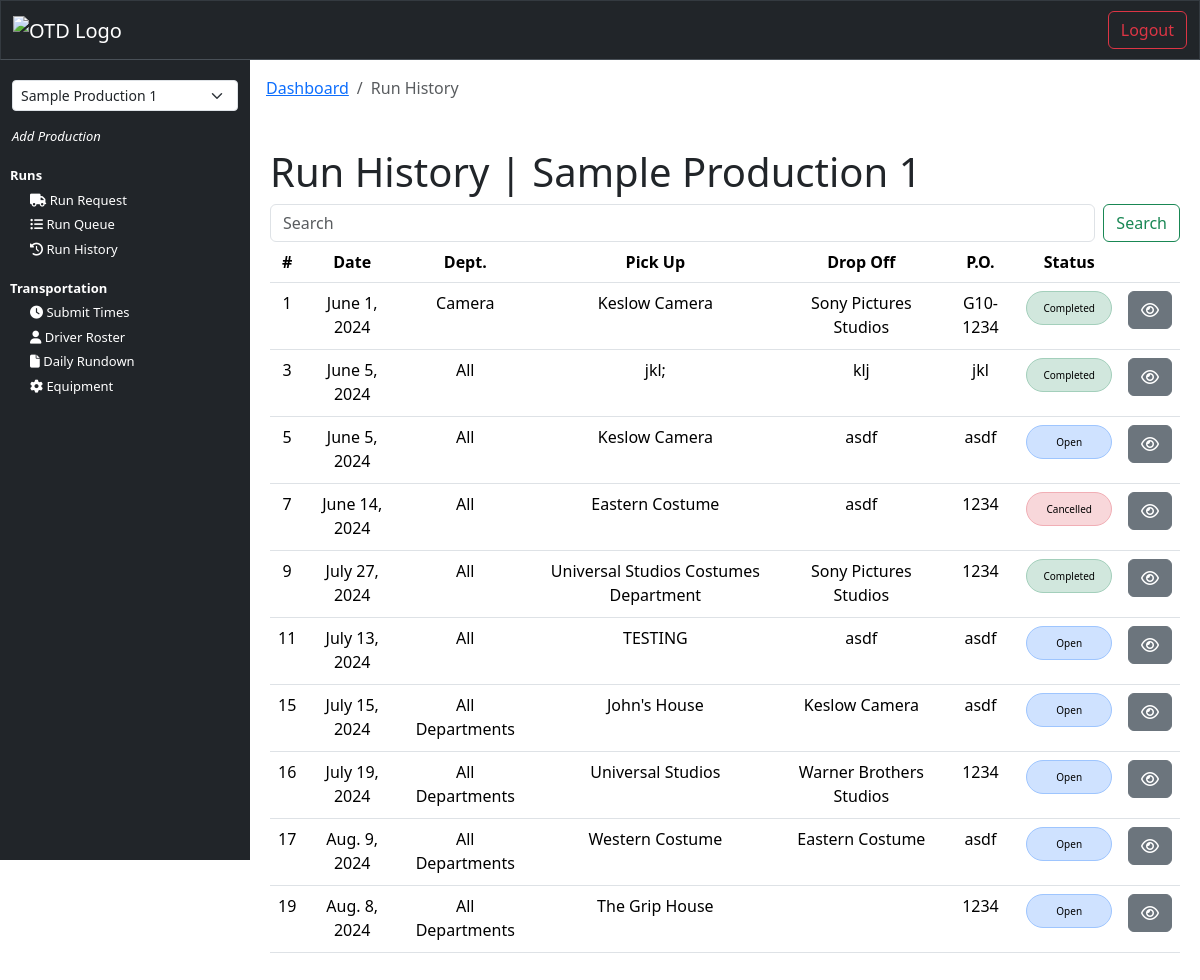
/run_history (signed in), run on the app's committed database.
### transportation/models.py (models this page shows, shortened)
class RunRequest(models.Model):
    production_title = models.CharField(max_length=150, null=True)
    create_date = models.DateField(auto_now_add=True)
    requester_name = models.CharField(max_length=100)
    requester_phone = models.CharField(max_length=15)
    requester_email = models.CharField(max_length=255)
    requester_department = models.CharField(max_length=100)
    run_date = models.DateField()
    ready_time = models.TimeField(null=True, blank=True)
    need_by_this_time = models.TimeField(null=True, blank=True)
    run_type = models.CharField(null=True, max_length=50)
    pickup_name = models.CharField(max_length=100)
    pickup_phone = models.CharField(max_length=15, null=True, blank=True)
    pickup_address_1 = models.CharField(max_length=100)
    pickup_address_2 = models.CharField(max_length=100, null=True, blank=True)
    pickup_city = models.CharField(max_length=100)
    pickup_state = models.CharField(max_length=2)
    pickup_zip = models.CharField(max_length=10)
    run_details = models.TextField(max_length=500)
    stop_2_name = models.CharField(max_length=100, blank=True)
    stop_2_phone = models.CharField(max_length=15, blank=True)
    stop_2_address_1 = models.CharField(max_length=100, blank=True)
    stop_2_address_2 = models.CharField(max_length=100, null=True, blank=True)
    stop_2_city = models.CharField(max_length=100, blank=True)
    stop_2_state = models.CharField(max_length=2, blank=True)
    stop_2_zip = models.CharField(max_length=10, blank=True)
    run_details_2 = models.TextField(max_length=500, null=True, blank=True)
    stop_3_name = models.CharField(max_length=100, blank=True)
    stop_3_phone = models.CharField(max_length=15, blank=True)
    stop_3_address_1 = models.CharField(max_length=100, blank=True)
    stop_3_address_2 = models.CharField(max_length=100, null=True, blank=True)
    stop_3_city = models.CharField(max_length=100, blank=True)
    stop_3_state = models.CharField(max_length=2, blank=True)
    stop_3_zip = models.CharField(max_length=10, blank=True)
    run_details_3 = models.TextField(max_length=500, null=True, blank=True)
    stop_4_name = models.CharField(max_length=100, blank=True)
    stop_4_phone = models.CharField(max_length=15, blank=True)
    stop_4_address_1 = models.CharField(max_length=100, blank=True)
    stop_4_address_2 = models.CharField(max_length=100, null=True, blank=True)
    stop_4_city = models.CharField(max_length=100, blank=True)
    stop_4_state = models.CharField(max_length=2, blank=True)
    stop_4_zip = models.CharField(max_length=10, blank=True)
    run_details_4 = models.TextField(max_length=500, null=True, blank=True)
    stop_5_name = models.CharField(max_length=100, blank=True)
    stop_5_phone = models.CharField(max_length=15, blank=True)
    stop_5_address_1 = models.CharField(max_length=100, blank=True)
    stop_5_address_2 = models.CharField(max_length=100, null=True, blank=True)
    stop_5_city = models.CharField(max_length=100, blank=True)
    stop_5_state = models.CharField(max_length=2, blank=True)
    stop_5_zip = models.CharField(max_length=10, blank=True)
    run_details_5 = models.TextField(max_length=500, null=True, blank=True)
    stop_6_name = models.CharField(max_length=100, blank=True)
    stop_6_phone = models.CharField(max_length=15, blank=True)
    stop_6_address_1 = models.CharField(max_length=100, blank=True)
    stop_6_address_2 = models.CharField(max_length=100, null=True, blank=True)
    stop_6_city = models.CharField(max_length=100, blank=True)
    stop_6_state = models.CharField(max_length=2, blank=True)
    stop_6_zip = models.CharField(max_length=10, blank=True)
    run_details_6 = models.TextField(max_length=500, null=True, blank=True)
    dropoff_name = models.CharField(max_length=100, blank=True)
    dropoff_phone = models.CharField(max_length=15, blank=True)
    dropoff_address_1 = models.CharField(max_length=100, blank=True)
    dropoff_address_2 = models.CharField(max_length=100, null=True, blank=True)
    dropoff_city = models.CharField(max_length=100, blank=True)
    dropoff_state = models.CharField(max_length=2, blank=True)
    dropoff_zip = models.CharField(max_length=10, blank=True)
    dropoff_details = models.TextField(max_length=500, null=True, blank=True)
    purchase_order = models.CharField(max_length=20, null=True, blank=True)
    vendor_invoice  = models.CharField(max_length=20, null=True, blank=True)
    run_status = models.CharField(max_length=20, null=True, blank=True)
    truck_size = models.CharField(max_length=50, null=True, blank=True)
    assigned_driver = models.ManyToManyField('Driver', blank=True)
    transportation_notes = models.TextField(max_length=2000, null=True, blank=True)
    driver_notes = models.TextField(max_length=2000, null=True, blank=True)

### interface/views.py (the view)
# urls.py: path('run_history', views.run_history, name="run_history"),
@login_required(login_url='login')
def run_history(request):
    runs = RunRequest.objects.all()
    user = get_object_or_404(NewUser, id=request.user.id)
    user_productions = user.productions.filter(is_active=True)
    production_title_in_session = request.session.get('production_title')
    if production_title_in_session:
        runs = runs.filter(production_title=production_title_in_session)
    user_department = request.session.get('department')
    if user_department not in ['Admin', 'Production', 'Transportation']:
        runs = runs.filter(requester_department=user_department)
    context = {
        'runs': runs,
        'user_productions': user_productions,
    }
    return render(request, 'interface/run_history.html', context=context)

### interface/templates/interface/run_history.html (shortened to what this page needs)
{% extends 'interface/layout.html' %}
{% load crispy_forms_tags %}
{% block content %}
    <nav class="p-2" aria-label="breadcrumb">
        <ol class="breadcrumb">
            <li class="breadcrumb-item"><a href="{% url 'dashboard' %}">Dashboard</a></li>
            <li class="breadcrumb-item active" aria-current="page">Run History</li>
        </ol>
    </nav>
    <main>
        <br>
        <div class="container">
            <h1>Run History | {{ request.session.production_title }}</h1>
        </div>
        <div class="container">
            <form id="runSearch" class="d-flex" role="search">
                <input id="searchInput" class="form-control me-2" type="search" placeholder="Search" aria-label="Search">
                <button class="btn btn-outline-success" type="submit">Search</button>
            </form>
            <table class="table" id="runHistory">
                <thead>
                    <tr>
                        <th scope="col">#</th>
                        <th scope="col" class="hidden-column">Date</th>
                        <th scope="col">Dept.</th>
                        <th scope="col" class="hidden-column">Pick Up</th>
                        <th scope="col" class="hidden-column">Drop Off</th>
                        <th scope="col" class="hidden-column">P.O.</th>
                        <th scope="col">Status</th>
                        <th scope="col"></th>
                    </tr>
                </thead>
                <tbody>
                    {% for run in runs %}
                        <tr>
                            <td scope="row" style="width: 20px;">{{ run.id }}</td>
                            <td scope="row" class="hidden-column">{{ run.run_date }}</td>
                            <td scope="row">{{ run.requester_department }}</td>
                            <td scope="row" class="hidden-column">{{ run.pickup_name }}</td>
                            <td scope="row" class="hidden-column">{{ run.dropoff_name }}</td>
                            <td scope="row" class="hidden-column">{{ run.purchase_order }}</td>
                            <td scope="row">
                                {% if run.run_status == "Completed" %}
                                    <div class="alert alert-success run-status" role="alert">
                                        {{ run.run_status }}
                                    </div>
                                {% elif run.run_status == "Open" %}
                                    <div class="alert alert-primary run-status" role="alert">
                                        {{ run.run_status }}
                                    </div>
                                {% elif run.run_status == "In Progress" %}
                                    <div class="alert alert-warning run-status" role="alert">
                                        {{ run.run_status }}
                                    </div>
                                {% elif run.run_status == "Cancelled" %}
                                    <div class="alert alert-danger run-status" role="alert">
                                        {{ run.run_status }}
                                    </div>
                                {% endif %}
                            </td>
                            <td>
                                <a class="btn btn-secondary" href="{% url 'view_run' run.id %}" title="view_run"><i class="fa fa-eye"></i></a>
                            </td>
                        </tr>
                    {% endfor %}
                </tbody>
            </table>
        </div>
        <br>
    </main>
{% endblock %}

### static/css/style.css (style rules this page uses)
body { padding: 0; margin: 0; background-color: white; }
main { margin: 0; padding: 0; }
td, th { text-align: center; }
.run-status { border-radius: 50px; font-size: x-small; size: 40%; height: 20px; display: flex; align-items: center; justify-content: center; color: black; z-index: 1050; }
@media (min-width: 994px) { th { white-space: nowrap; } }

### data on the page
RunRequest: id "1", run_date "June 1, 2024", requester_department "Camera", pickup_name "Keslow Camera", dropoff_name "Sony Pictures Studios", purchase_order "G10-1234", run_status "Completed"
RunRequest: id "3", run_date "June 5, 2024", requester_department "All", pickup_name "jkl;", dropoff_name "klj", purchase_order "jkl", run_status "Completed"
RunRequest: id "5", run_date "June 5, 2024", requester_department "All", pickup_name "Keslow Camera", dropoff_name "asdf", purchase_order "asdf", run_status "Open"
RunRequest: id "7", run_date "June 14, 2024", requester_department "All", pickup_name "Eastern Costume", dropoff_name "asdf", purchase_order "1234", run_status "Cancelled"
RunRequest: id "9", run_date "July 27, 2024", requester_department "All", pickup_name "Universal Studios Costumes Department", dropoff_name "Sony Pictures Studios", purchase_order "1234", run_status "Completed"
RunRequest: id "11", run_date "July 13, 2024", requester_department "All", pickup_name "TESTING", dropoff_name "asdf", purchase_order "asdf", run_status "Open"
RunRequest: id "15", run_date "July 15, 2024", requester_department "All Departments", pickup_name "John's House", dropoff_name "Keslow Camera", purchase_order "asdf", run_status "Open"
RunRequest: id "16", run_date "July 19, 2024", requester_department "All Departments", pickup_name "Universal Studios", dropoff_name "Warner Brothers Studios", purchase_order "1234", run_status "Open"
RunRequest: id "17", run_date "Aug. 9, 2024", requester_department "All Departments", pickup_name "Western Costume", dropoff_name "Eastern Costume", purchase_order "asdf", run_status "Open"
RunRequest: id "19", run_date "Aug. 8, 2024", requester_department "All Departments", pickup_name "The Grip House", purchase_order "1234", run_status "Open"

### other printed values
{{ request.session.production_title }} "Sample Production 1"
form field production_title "Sample Production 1"
